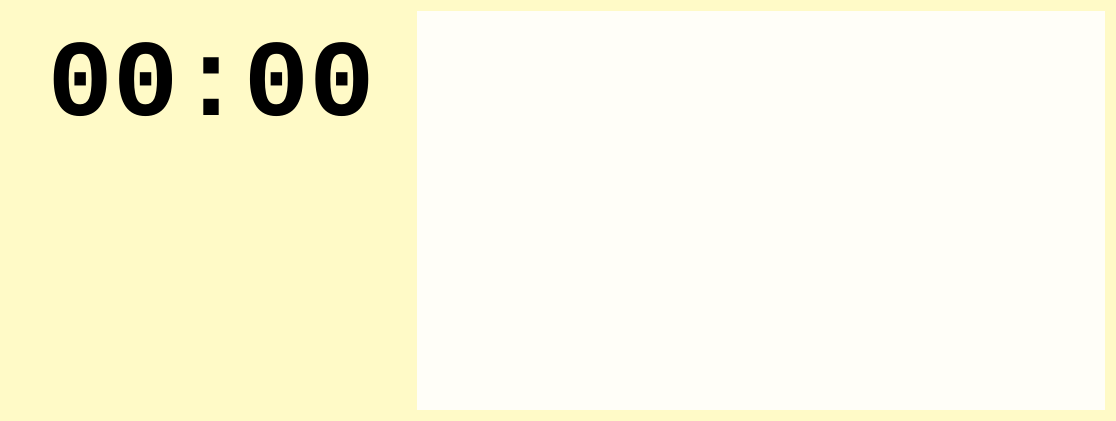
<?xml version="1.0" encoding="UTF-8"?>
<ui version="4.0">
 <class>Dialog</class>
 <widget class="QDialog" name="Dialog">
  <property name="geometry">
   <rect>
    <x>0</x>
    <y>0</y>
    <width>1116</width>
    <height>421</height>
   </rect>
  </property>
  <property name="windowTitle">
   <string>Dialog</string>
  </property>
  <property name="styleSheet">
   <string notr="true">background-color: rgb(255,250,199);</string>
  </property>
  <layout class="QHBoxLayout" name="horizontalLayout">
   <item>
    <layout class="QHBoxLayout" name="horizontalLayout_2">
     <item>
      <layout class="QVBoxLayout" name="verticalLayout_5">
       <item>
        <widget class="QLabel" name="lblTime">
         <property name="minimumSize">
          <size>
           <width>400</width>
           <height>150</height>
          </size>
         </property>
         <property name="maximumSize">
          <size>
           <width>350</width>
           <height>150</height>
          </size>
         </property>
         <property name="font">
          <font>
           <family>Courier New</family>
           <pointsize>82</pointsize>
           <weight>75</weight>
           <bold>true</bold>
          </font>
         </property>
         <property name="text">
          <string>00:00</string>
         </property>
         <property name="alignment">
          <set>Qt::AlignCenter</set>
         </property>
        </widget>
       </item>
       <item>
        <spacer name="verticalSpacer">
         <property name="orientation">
          <enum>Qt::Vertical</enum>
         </property>
         <property name="sizeHint" stdset="0">
          <size>
           <width>20</width>
           <height>40</height>
          </size>
         </property>
        </spacer>
       </item>
      </layout>
     </item>
     <item>
      <widget class="QTextBrowser" name="textBrowser">
       <property name="font">
        <font>
         <family>Times New Roman</family>
         <pointsize>18</pointsize>
        </font>
       </property>
       <property name="autoFillBackground">
        <bool>false</bool>
       </property>
       <property name="styleSheet">
        <string notr="true">background-color:rgb(255,254,248);
border-style: none</string>
       </property>
       <property name="frameShadow">
        <enum>QFrame::Plain</enum>
       </property>
       <property name="lineWidth">
        <number>0</number>
       </property>
       <property name="placeholderText">
        <string/>
       </property>
      </widget>
     </item>
    </layout>
   </item>
  </layout>
 </widget>
 <resources/>
 <connections/>
</ui>
